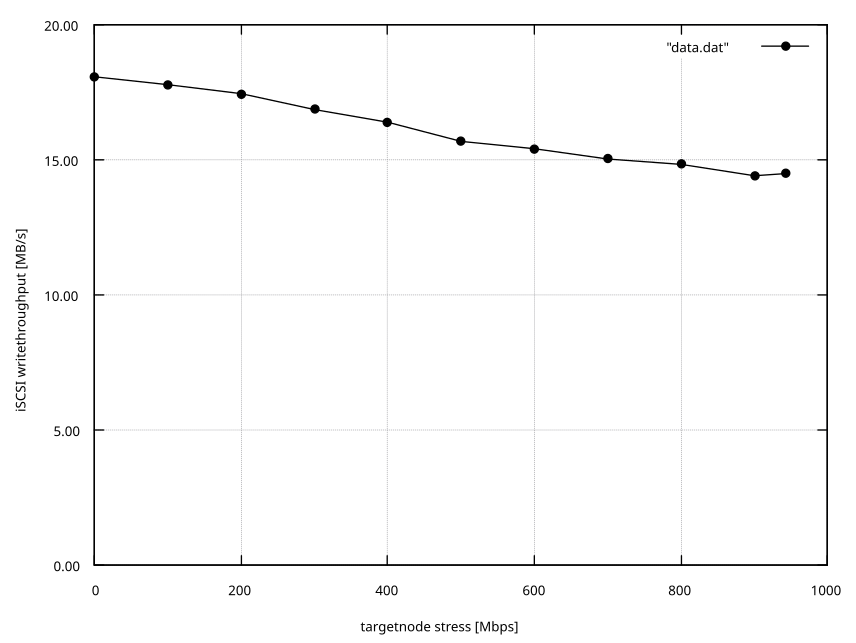

Generate this figure with gnuplot:
set xrange [0:1000]
set yrange [0:20]
set format y "%.2f"
set xlabel "targetnode stress [Mbps]"
set ylabel "iSCSI writethroughput [MB/s]"
set grid
plot "data.dat" with linespoints linecolor 'black' pt 7
